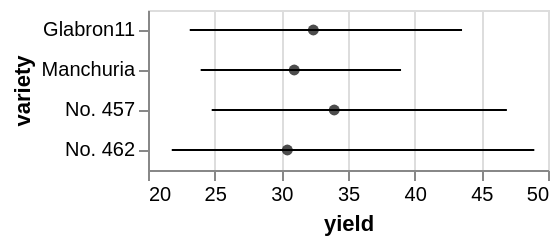

Write a Vega-Lite specification for this figure.
### Vega specification from a JSON file in a GitHub repository (floating-point values rounded to 4 significant figures)
{"$schema": "https://vega.github.io/schema/vega/v4.json", "autosize": "pad", "padding": 5, "width": 200, "style": "cell", "data": [{"name": "source_0", "values": [{"lower_yield": 23.13, "upper_yield": 43.55, "center": 32.4, "variety": "Glabron11"}, {"lower_yield": 23.95, "upper_yield": 38.98, "center": 30.97, "variety": "Manchuria"}, {"lower_yield": 24.78, "upper_yield": 46.92, "center": 33.97, "variety": "No. 457"}, {"lower_yield": 21.78, "upper_yield": 48.97, "center": 30.45, "variety": "No. 462"}]}, {"name": "data_1", "source": "source_0", "transform": [{"type": "formula", "expr": "datum.upper_yield", "as": "lower_upper_yield"}, {"type": "formula", "expr": "datum.lower_yield", "as": "upper_upper_yield"}]}], "signals": [{"name": "y_step", "value": 20}, {"name": "height", "update": "bandspace(domain('y').length, 0, 0) * y_step"}], "marks": [{"name": "layer_0_layer_0_marks", "type": "rule", "style": ["rule", "errorbar-rule"], "from": {"data": "data_1"}, "encode": {"update": {"stroke": [{"test": "datum[\"lower_upper_yield\"] === null || isNaN(datum[\"lower_upper_yield\"])", "value": null}, {"value": "black"}], "tooltip": {"signal": "{\"yield\": format(datum[\"lower_upper_yield\"], \"\"), \"upper_upper_yield\": format(datum[\"upper_upper_yield\"], \"\"), \"variety\": ''+datum[\"variety\"]}"}, "x": {"scale": "x", "field": "lower_upper_yield"}, "y": {"scale": "y", "field": "variety", "band": 0.5}, "x2": {"scale": "x", "field": "upper_upper_yield"}}}}, {"name": "layer_1_marks", "type": "symbol", "style": ["point"], "from": {"data": "source_0"}, "encode": {"update": {"opacity": {"value": 0.7}, "fill": [{"test": "datum[\"center\"] === null || isNaN(datum[\"center\"])", "value": null}, {"value": "black"}], "tooltip": {"signal": "{\"center\": format(datum[\"center\"], \"\"), \"variety\": ''+datum[\"variety\"]}"}, "x": {"scale": "x", "field": "center"}, "y": {"scale": "y", "field": "variety", "band": 0.5}}}}], "scales": [{"name": "x", "type": "linear", "domain": {"fields": [{"data": "data_1", "field": "lower_upper_yield"}, {"data": "data_1", "field": "upper_upper_yield"}, {"data": "source_0", "field": "center"}]}, "range": [0, {"signal": "width"}], "zero": false, "nice": true}, {"name": "y", "type": "band", "domain": {"fields": [{"data": "data_1", "field": "variety"}, {"data": "source_0", "field": "variety"}], "sort": true}, "range": {"step": {"signal": "y_step"}}, "paddingInner": 0, "paddingOuter": 0}], "axes": [{"scale": "x", "orient": "bottom", "grid": false, "title": "yield", "labelFlush": true, "labelOverlap": true, "tickCount": {"signal": "ceil(width/40)"}, "zindex": 1}, {"scale": "x", "orient": "bottom", "gridScale": "y", "grid": true, "tickCount": {"signal": "ceil(width/40)"}, "domain": false, "labels": false, "maxExtent": 0, "minExtent": 0, "ticks": false, "zindex": 0}, {"scale": "y", "orient": "left", "grid": false, "title": "variety", "labelOverlap": true, "zindex": 1}], "config": {"axisY": {"minExtent": 30}}}
